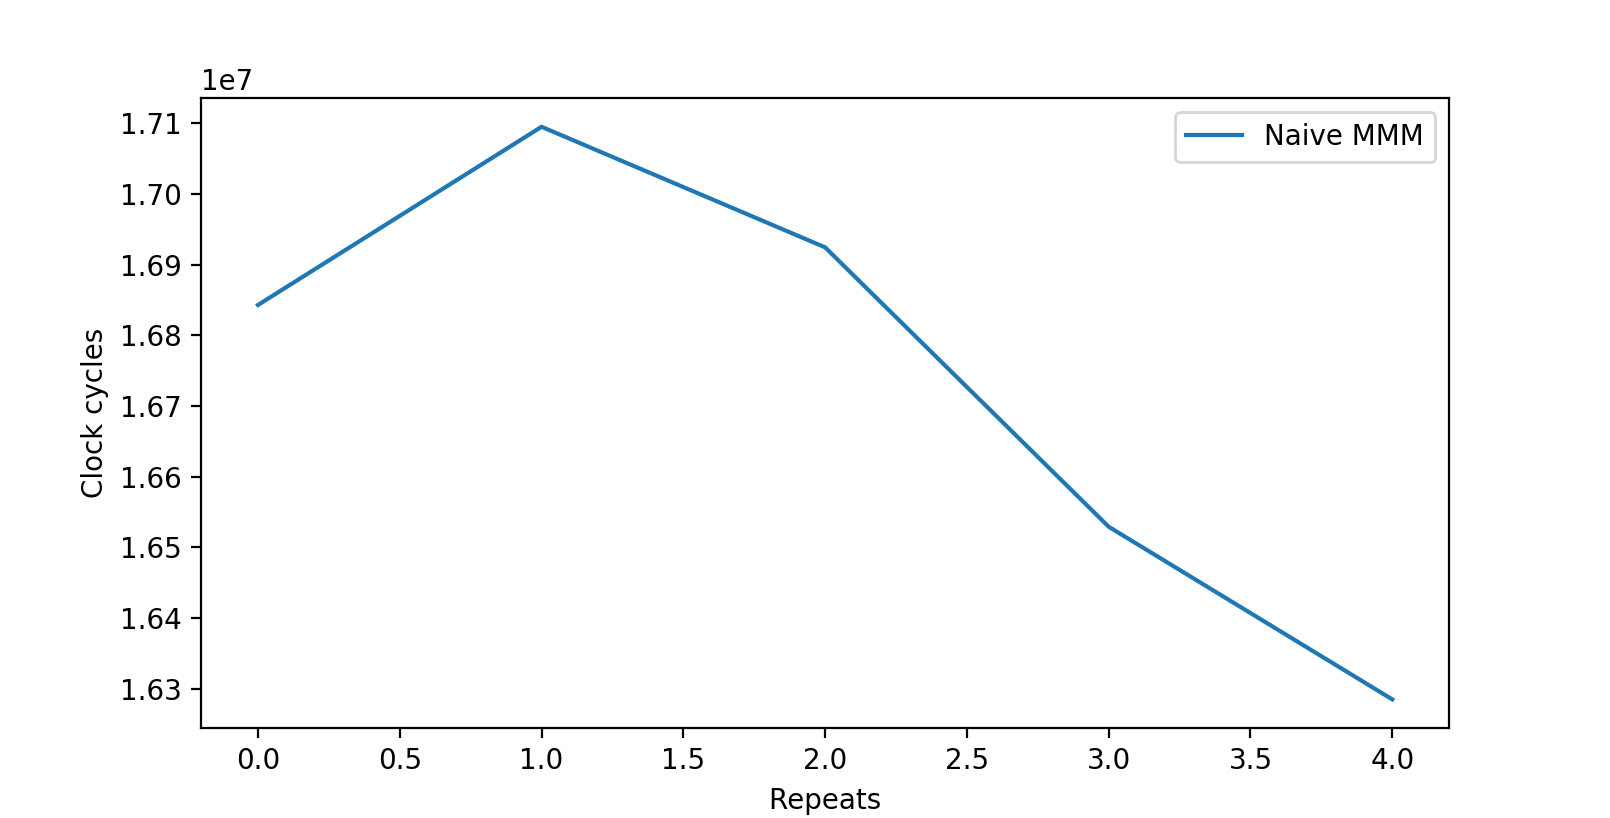

Here is the Python script that generated this plot:
import os
import matplotlib.pyplot as plt

print('PID: ', str(os.getpid()))
data =[
    16843164,
    17095332,
    16924717,
    16529307,
    16284980
]

plt.plot(data, label='Naive MMM')
plt.xlabel('Repeats')
plt.ylabel('Clock cycles')
plt.legend(loc='upper right')
plt.show()
